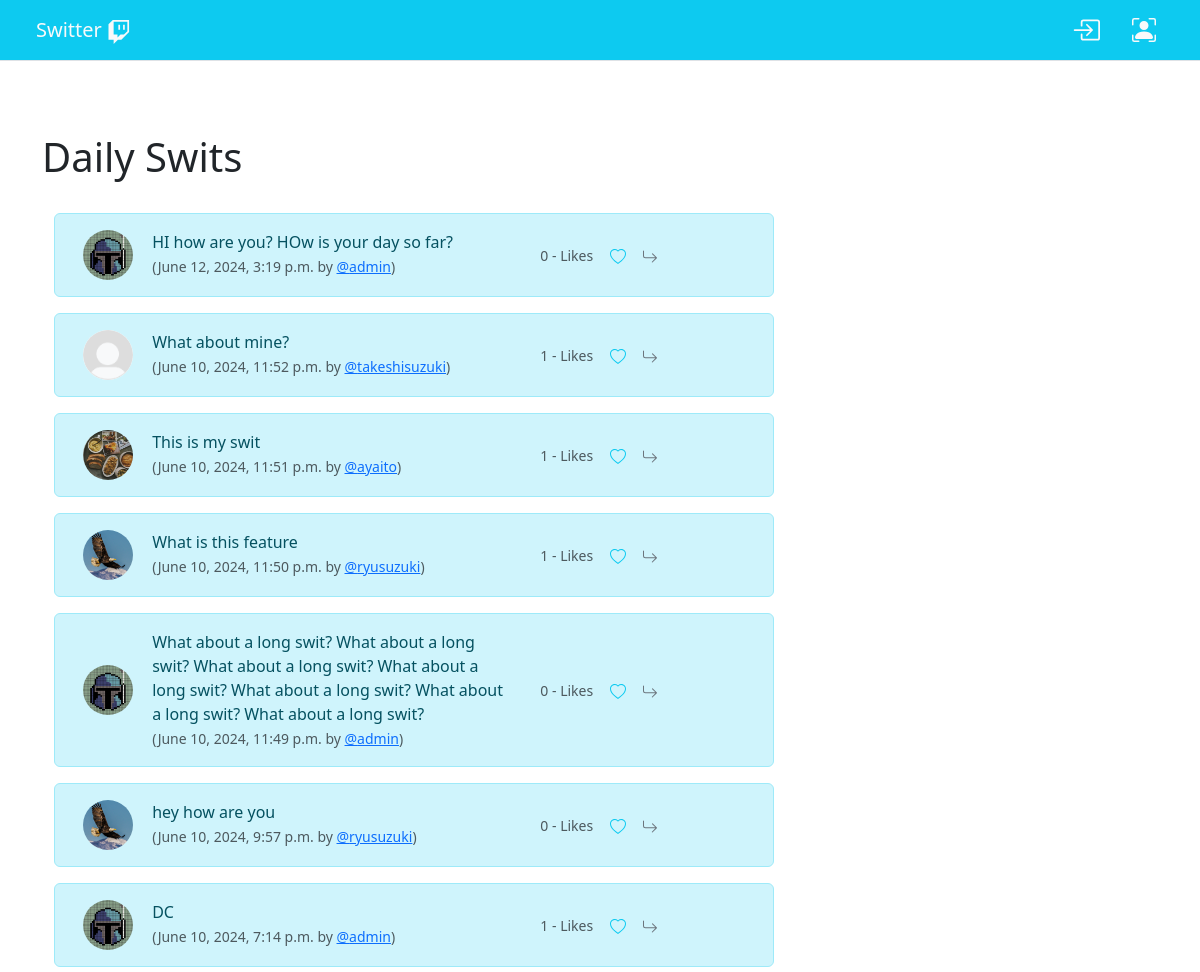
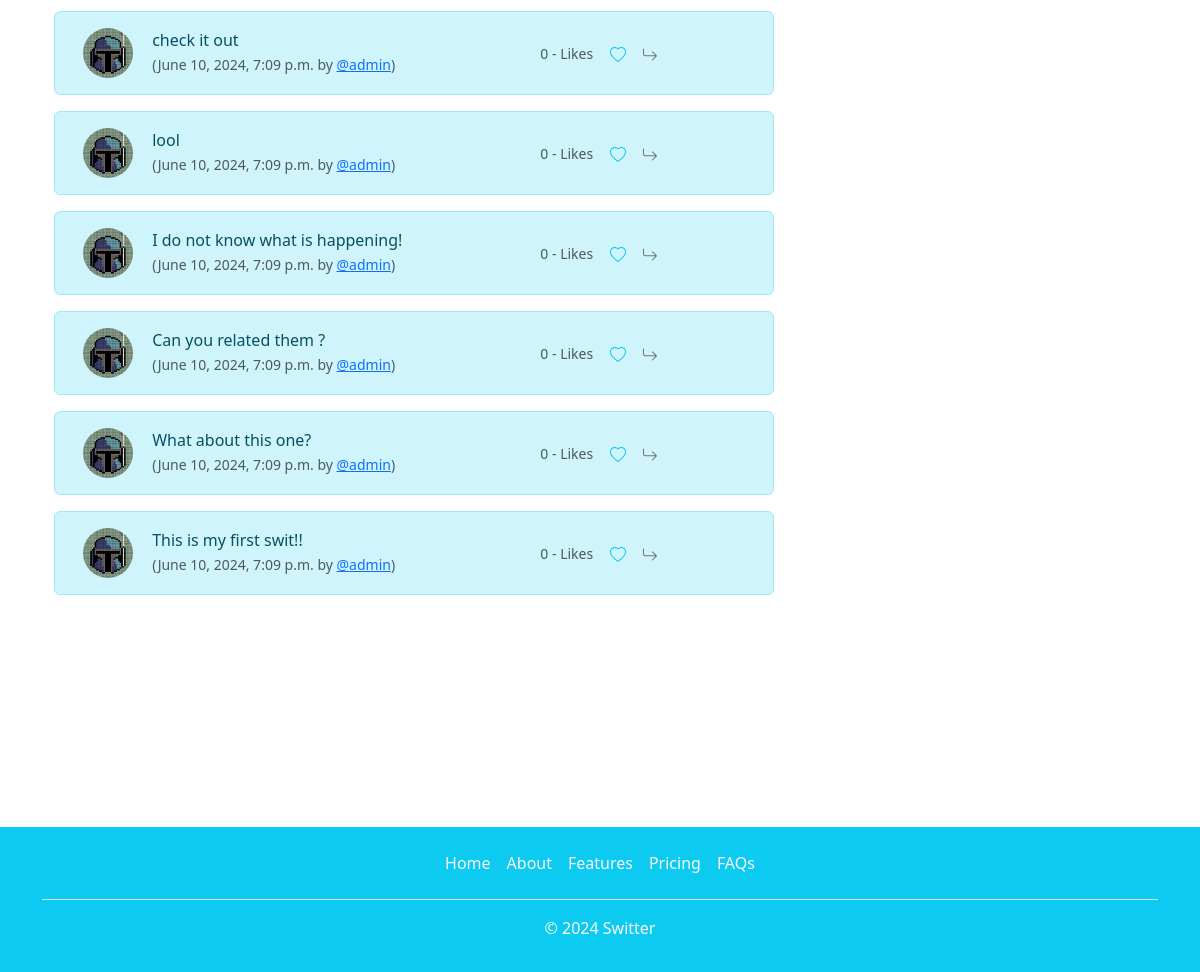
Before: / with the older database file (2 pictures, top to bottom).
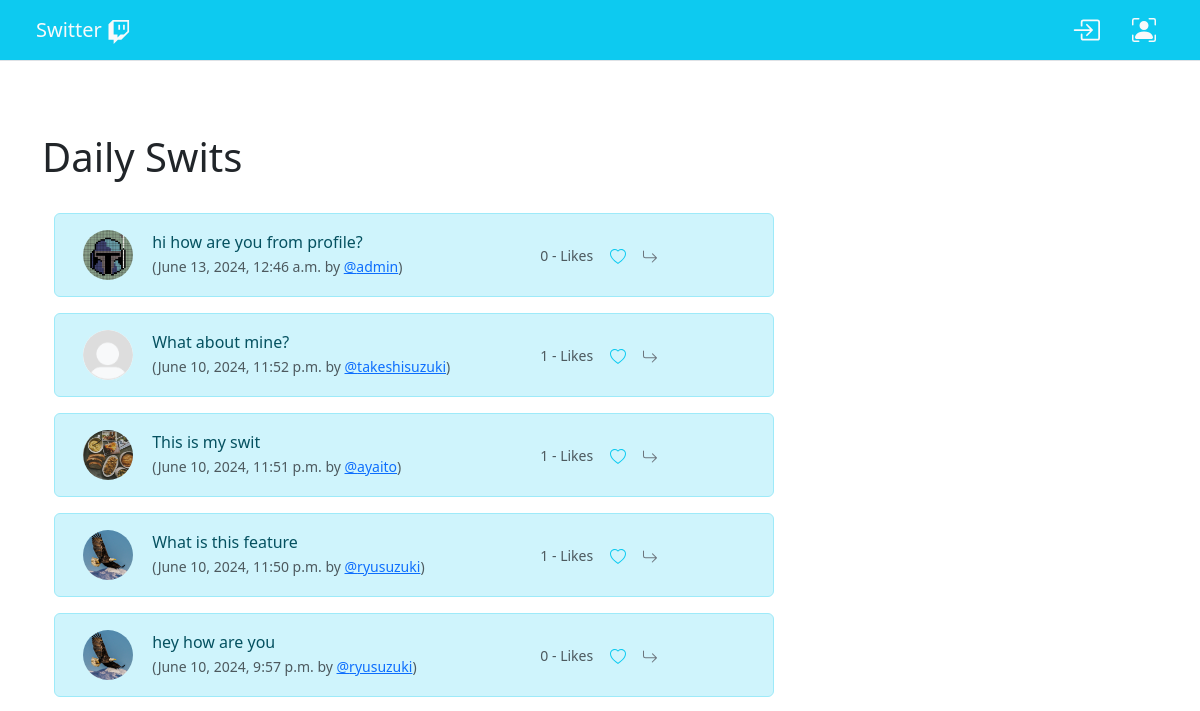
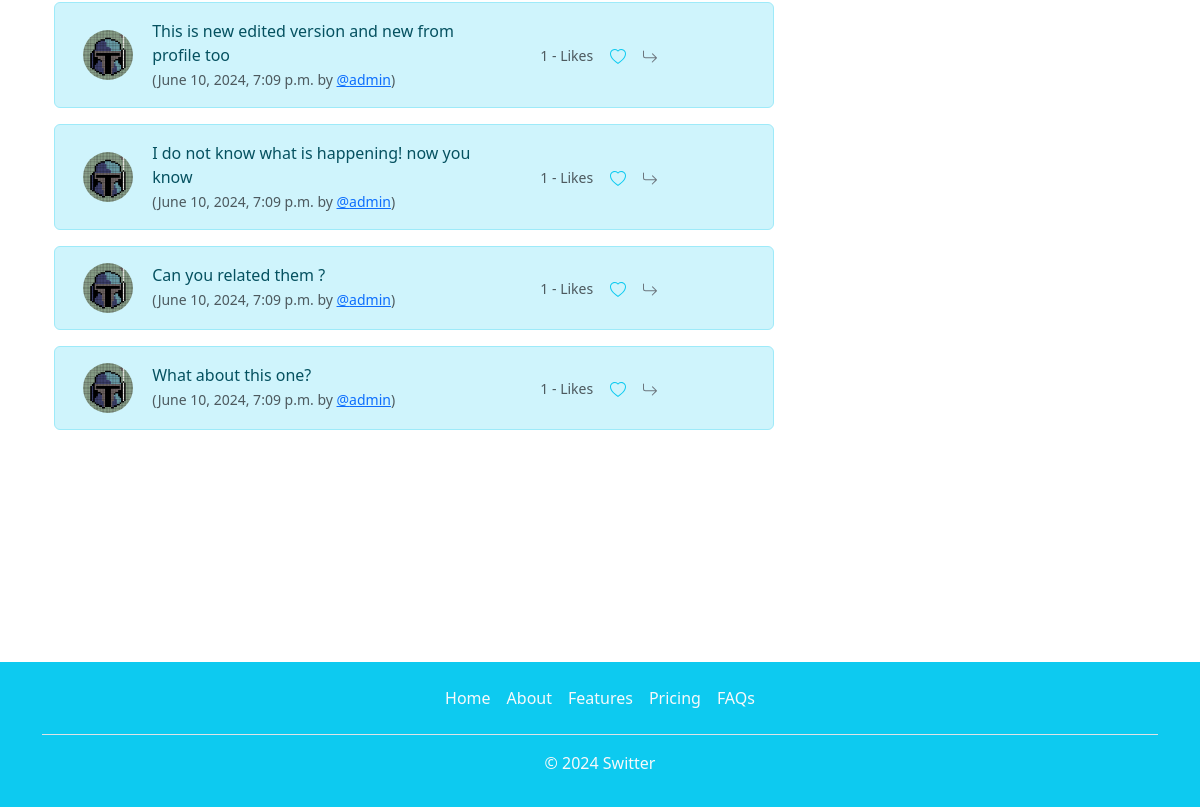
After: the same page with the newer database file (2 pictures, top to bottom).
### witter/models.py (models this page shows, shortened)
class Profile(models.Model):
    user = models.OneToOneField(User, on_delete=models.CASCADE)
    follows = models.ManyToManyField("self", related_name="followed_by", symmetrical=False, blank=True)
    last_updated = models.DateTimeField(User, auto_now=True)
    profile_img = models.ImageField(null=True, blank=True, upload_to="images/profile_pics/")
    profile_bio = models.CharField(max_length=500, null=True, blank=True)
    homepage = models.CharField(max_length=500, null=True, blank=True)
    facebook = models.CharField(max_length=500, null=True, blank=True)
    instagram = models.CharField(max_length=500, null=True, blank=True)
    linkedin = models.CharField(max_length=500, null=True, blank=True)

class Swit(models.Model):
    user = models.ForeignKey(User, related_name="swits", on_delete=models.PROTECT)
    body = models.CharField(max_length=250)
    create_at = models.DateTimeField(auto_now_add=True)
    likes = models.ManyToManyField(User, related_name="swit_like", blank=True)
    def num_of_likes(self):
        return self.likes.count()

### witter/views.py (the view)
# urls.py: 2. Add a URL to urlpatterns:  path('', views.home, name='home')
def home(request):
    if request.user.is_authenticated:
        form = SwitForm(request.POST or None)
        if request.method == "POST":
            if form.is_valid():
                swit = form.save(commit=False)
                swit.user = request.user
                swit.save()
                messages.success(request, "Thank You For Your Swit!")
                return redirect("home")
        swits = Swit.objects.all().order_by("-create_at")
        profiles = Profile.objects.all()
        return render(request, "home.html", {"swits":swits,"form":form, "profiles":profiles})
    else:
        swits = Swit.objects.all().order_by("-create_at")
        profiles = Profile.objects.all()
        return render(request, "home.html", {"swits":swits, "profiles":profiles})

### witter/templates/home.html (shortened to what this page needs)
{% extends "base.html" %}
{% block content %}
<br>
<h1>Daily Swits</h1>
<br>
<div class="container">
    <div class="row">
        <div class="col-md-8">
            {% for swit in swits %}
            <div class="alert alert-info d-flex align-items-center" role="alert">
                <div class="container">
                    <div class="row">
                        <div class="col-md-1 align-self-center">
                        {% for profile in profiles %}
                            {% if swit.user.id == profile.user.id %}
                                {% if profile.profile_img %}
                                    <img src="{{ profile.profile_img.url }}" class="rounded-circle" alt="Profile Picture" width="50" height="50">
                                {% else %}
                                <img src="../media/images/profile_pics/default_pfp.png" class="rounded-circle bg-light" alt="Profile Picture" width="50" height="50">
                                {% endif %}
                            {% endif %}
                        {% endfor %}
                    </div>
                    <div class="col-md-7">
                        <div class="container align-self-center"> {{ swit.body }}<br>
                            <small class="text-muted">({{ swit.create_at }} by <a href="{% url 'profile' swit.user.id %}">@{{ swit.user }}</a>)</small><br>
                        </div>
                    </div>
                    <div class="col-md-4 container align-self-center">
                        <small class="text-muted">{{ swit.num_of_likes }} - Likes</small>
                        {% if user in swit.likes.all %}
                        <a class="text-info" href="{% url 'swit_like' swit.id %}">
                            <svg xmlns="http://www.w3.org/2000/svg" width="16" height="16" fill="currentColor" class="bi bi-heart-fill" viewBox="0 0 16 16">
                                <path fill-rule="evenodd" d="M8 1.314C12.438-3.248 23.534 4.735 8 15-7.534 4.736 3.562-3.248 8 1.314z"/>
                              </svg></a>
                        {% else %}
                        <a class="text-info" href="{% url 'swit_like' swit.id %}">
                              </a>
                        {% endif %}
                        <a class="text-secondary" href="{% url 'swit_show' swit.id %}">
                              </a>
                    </div>
                </div>
            </div>
            </div>
            {% endfor %}
            </div>
            <br><br><br>
        <div class="col-4">
        </div>
    </div>
</div>
{% endblock %}

Changed rows visible on the page:
removed Swit: body "HI how are you? HOw is your day so far?", create_at "June 12, 2024, 3:19 p.m.", user "admin", num_of_likes "0", Profile (profile_img (picture))
removed Swit: body "What about a long swit? What about a long swit? What about a long swit? What about a long swit? What about a long swit? What about a long swit? What about a long swit?", create_at "June 10, 2024, 11:49 p.m.", user "admin", num_of_likes "0", Profile (profile_img (picture))
removed Swit: body "DC", create_at "June 10, 2024, 7:14 p.m.", user "admin", num_of_likes "1", Profile (profile_img (picture))
removed Swit: body "check it out", create_at "June 10, 2024, 7:09 p.m.", user "admin", num_of_likes "0", Profile (profile_img (picture))
removed Swit: body "This is my first swit!!", create_at "June 10, 2024, 7:09 p.m.", user "admin", num_of_likes "0", Profile (profile_img (picture))
added Swit: body "hi how are you from profile?", create_at "June 13, 2024, 12:46 a.m.", user "admin", num_of_likes "0", Profile (profile_img (picture))
changed Swit: body "lool" → "This is new edited version and new from profile too"; num_of_likes "0" → "1"
changed Swit: body "I do not know what is happening!" → "I do not know what is happening! now you know"; num_of_likes "0" → "1"
computed for Swit "Can you related them ?": num_of_likes "0" → "1"
computed for Swit "What about this one?": num_of_likes "0" → "1"
